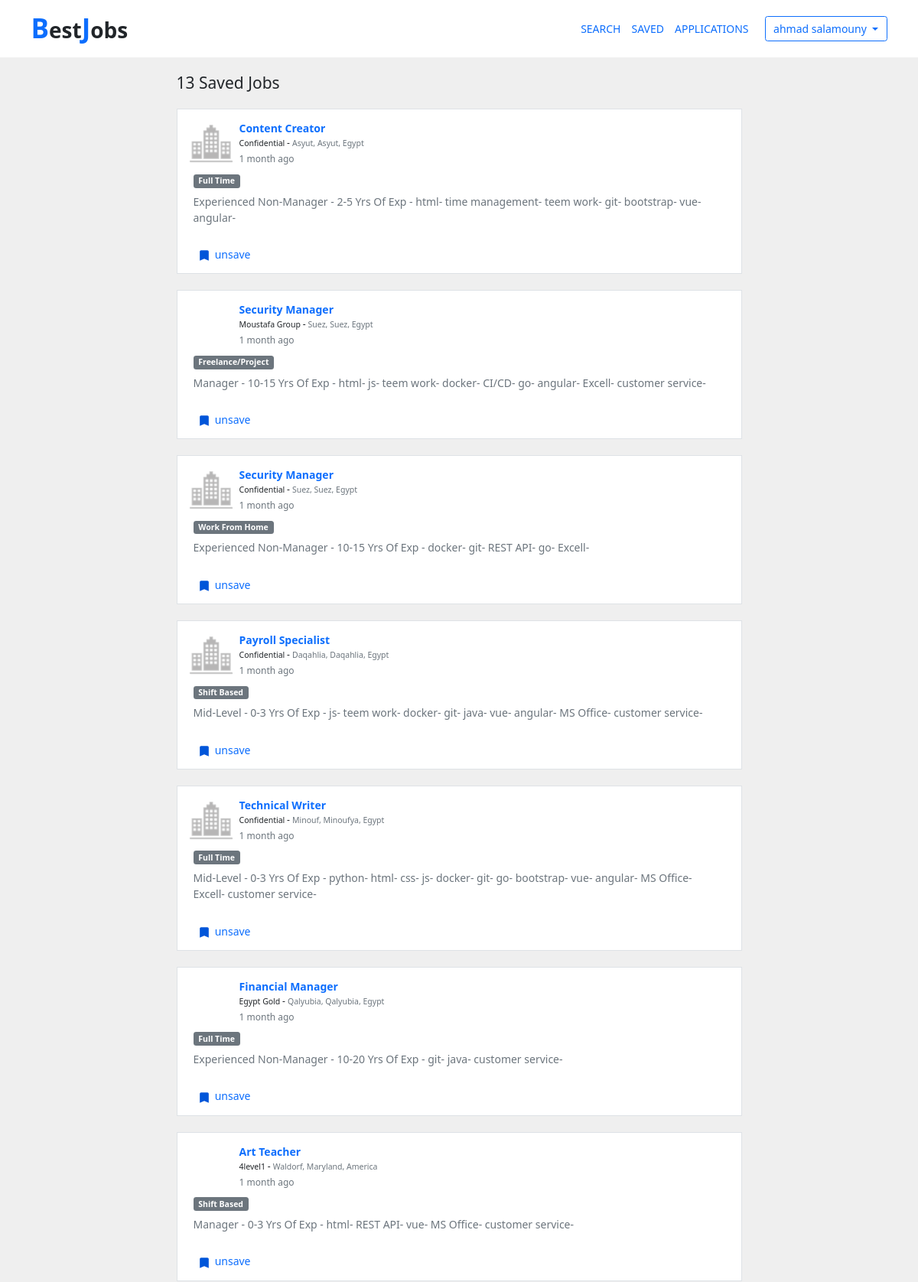
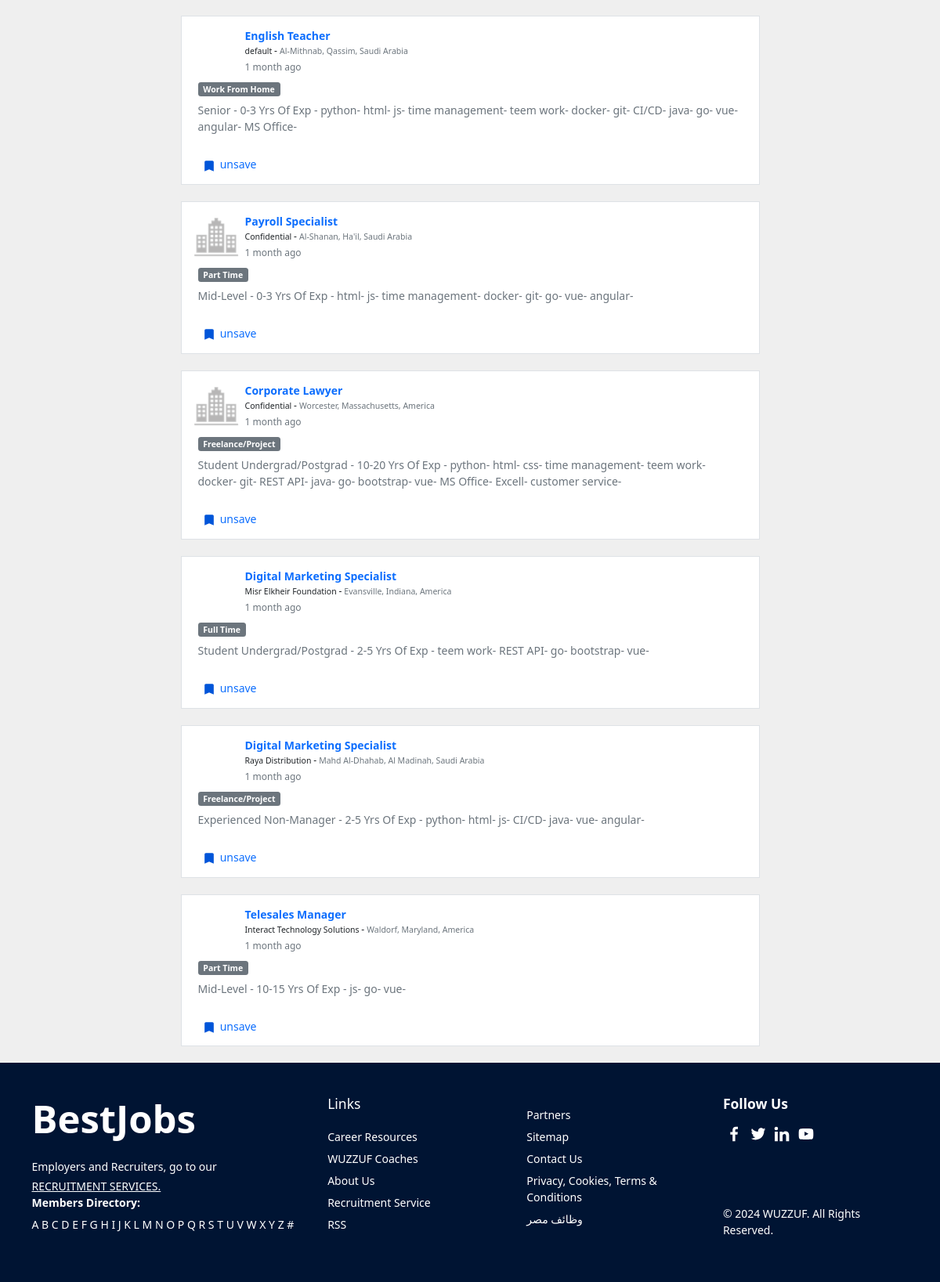
/saved/ (signed in), run on the app's committed database (2 pictures, top to bottom).
### accounts/models.py (models this page shows, shortened)
class UserBase(AbstractUser):
    class UserTypes(models.TextChoices):
        USER = 'USER', 'User'
        COMPANY = 'COMPANY', 'Company'
    base_type = UserTypes.USER
    type = models.CharField(_('Type'), max_length=7, choices=UserTypes.choices, default=base_type)
    username = None
    email = models.EmailField(_('email address'), unique=True)
    USERNAME_FIELD = 'email'
    REQUIRED_FIELDS = ('first_name', 'last_name', )
    objects = CustomUserManager()
    @property
    def is_user(self):
        return self.type == UserBase.UserTypes.USER

class CompanyInfo(models.Model):
    company = models.OneToOneField('Company', on_delete=models.CASCADE)
    name = models.CharField(max_length=150)
    slug = models.SlugField(unique=True, allow_unicode=True, editable=False)
    description = models.TextField(max_length=1000, blank=True, null=True)
    foundation_year = models.PositiveSmallIntegerField(
        validators=[MinValueValidator(1000), MaxValueValidator(datetime.now().year + 1)])
    logo = models.ImageField(upload_to='company-logo', default='company-logo/default.png')
    cover = models.ImageField(upload_to='company-cover', blank=True, null=True)
    city = models.ForeignKey(City, on_delete=models.PROTECT)
    size = models.PositiveIntegerField(validators=[MinValueValidator(1)])
    industry = models.ForeignKey(Industry, on_delete=models.PROTECT, related_name='companies')
    @property
    def location(self):
        return f'{self.city}, {self.city.state}, {self.city.state.country}'

### jobs/models.py (models this page shows, shortened)
class Job(models.Model):
    company = models.ForeignKey(Company, on_delete=models.CASCADE, related_name='jobs')
    title = models.CharField(max_length=155)
    slug = models.SlugField(unique=True, allow_unicode=True, editable=False)
    _JOB_TYPES = (
        ('FULL_TIME', 'Full Time'),
        ('PART_TIME', 'Part Time'),
        ('FREELANCE_PROJECT', 'Freelance/Project'),
        ('SHIFT_BASED', 'Shift Based'),
        ('WORK_FROM_HOME', 'Work From Home'),
        ('VOLUNTEERING', 'Volunteering'),
    )
    type = models.CharField(max_length=155, choices=_JOB_TYPES)
    industry = models.ForeignKey(Industry, on_delete=models.PROTECT, related_name='jobs')
    city = models.ForeignKey(City, on_delete=models.PROTECT, related_name='jobs')
    _CAREER_LEVELS = (
        ('EXPERIENCED', 'Experienced Non-Manager'),
        ('MANAGER', 'Manager'),
        ('SENIOR', 'Senior'),
        ('MID_LEVEL', 'Mid-Level'),
        ('ENTRY_LEVEL', 'Entry-Level Junior/Fresh-Grad'),
        ('STUDENT', 'Student Undergrad/Postgrad'),
    )
    career_level = models.CharField(max_length=155, choices=_CAREER_LEVELS)
    min_years_of_experience = models.PositiveSmallIntegerField()
    max_years_of_experience = models.PositiveSmallIntegerField()
    salary_min = models.PositiveIntegerField()
    salary_max = models.PositiveIntegerField()
    show_salary = models.BooleanField(default=True)
    salary_additional_details = models.TextField(max_length=200, blank=True, null=True)
    num_of_vacancies = models.PositiveSmallIntegerField(validators=[MinValueValidator(1)], default=1)
    description = models.TextField(max_length=1000)
    requirements = models.TextField(max_length=1000)
    what_we_offer = models.TextField(max_length=1000, blank=True, null=True)
    skills = models.ManyToManyField(Skill, related_name='jobs')
    questions = models.ManyToManyField(JobQuestion, related_name='jobs')
    savers = models.ManyToManyField(User, related_name='saved_jobs', through='UserSavedJobs')
    keep_company_confidential = models.BooleanField(default=False)
    is_available = models.BooleanField(default=True)
    created_at = models.DateTimeField(auto_now_add=True)
    last_update_at = models.DateTimeField(auto_now=True)
    class Meta:
        ordering = ('-created_at',)
        indexes = [
            models.Index(fields=['company'], name='job_company_index'),
            models.Index(fields=['city'], name='job_city_index')
        ]
    @property
    def get_job_type_str(self):
        for type in self._JOB_TYPES:
            if type[0] == self.type:
                return type[1]
        return self.type
    @property
    def get_career_level_str(self):
        for level in self._CAREER_LEVELS:
            if level[0] == self.career_level:
                return level[1]
        return self.career_level

class Skill(models.Model):
    name = models.CharField(max_length=155)
    def __str__(self) -> str:
        return self.name

### locations/models.py (models this page shows)
class City(models.Model):
    name = models.CharField(max_length=128)
    state = models.ForeignKey(State, on_delete=models.CASCADE, related_name='cities')
    order = models.SmallIntegerField(default=0)
    class Meta:
        verbose_name_plural = 'Cities'
        ordering = ('order',)
        constraints = [
            models.UniqueConstraint(
                fields=['state', 'name'], name='no_repeated_cities_for_state')
        ]
    def __str__(self):
        return self.name

class State(models.Model):
    name = models.CharField(max_length=128)
    country = models.ForeignKey(Country, on_delete=models.CASCADE, related_name='states')
    order = models.SmallIntegerField(default=0)
    class Meta:
        ordering = ('order',)
        constraints = [
            models.UniqueConstraint(
                fields=['country', 'name'], name='no_repeated_states_for_country')
        ]
    def __str__(self):
        return self.name

class Country(models.Model):
    code = models.CharField(max_length=2, primary_key=True)
    name = models.CharField(max_length=63)
    lang = models.CharField(max_length=2)
    currency = models.CharField(max_length=31)
    dailing_code = models.CharField(max_length=7)
    phone_max_length = models.PositiveSmallIntegerField(default=0)
    created_at = models.DateTimeField(auto_now_add=True)
    updated_at = models.DateTimeField(auto_now=True)
    class Meta:
        verbose_name_plural = 'Countries'
        ordering = ('created_at', )
    def __str__(self):
        return self.name

### jobs/views.py (the view, shortened to what this page needs)
# urls.py: path('saved/', saved, name='saved_jobs'),
@login_required
def saved(request):
    user = request.user
    if user.is_user:
        u = get_object_or_404(User, pk=user.id)
        if request.method == 'GET':
            context = {'jobs': u.saved_jobs.all()}
            return render(request, template_name='jobs/user_saved_jobs.html', context=context)
        else:
            return HttpResponse('Method Not Allowed')
    return HttpResponse('Page Not Found', status=404)

### accounts/models.py (called while the page is built)
    def get_queryset(self, *args, **kwargs):
        return super().get_queryset(*args, **kwargs).filter(type=UserBase.UserTypes.USER)

    @property
    def data(self):
        return self.companyinfo

### jobs/templatetags/time_ago.py (called while the page is built)
@register.filter(expects_localtime=True)
def timeago(value, arg=None):
    try:
        tzinfo = getattr(value, 'tzinfo', None)
    except AttributeError:
        return value
    except ValueError:
        return value
    res = naturaltime(value)
    comma_idx = res.find(',')
    return res[:comma_idx] + res[res.find(' ago'):] if comma_idx != -1 else res

@register.filter(expects_localtime=True)
def weekpassed(value, arg=None):
    try:
        tzinfo = getattr(value, 'tzinfo', None)
    except AttributeError:
        return value
    except ValueError:
        return value
    today = datetime.now(tzinfo)
    delta = today - value
    return delta.days > 6

### jobs/templates/jobs/user_saved_jobs.html (shortened to what this page needs)
{% extends './layout.html' %}
{% load static %}
{% load humanize %}
{% load time_ago %}
{% block inner_content %}
<div class="container mt-4 min-vh-100">
    <div class="row">
        <div class="col-sm-12 col-lg-8 m-auto">
            <h2 class="text-capitalize fs-4 mb-4"><span id="jobs-count">{{jobs.count}}</span> saved jobs</h2>
            <div class="my-3">
                {% for job in jobs %}
                <div id="job-{{job.id}}" class="bg-white my-4 border position-relative">
                    {% include './components/job_card.html' with job=job full=True %}
                    <div class="actions px-3 py-2 d-flex align-items-center">
                        <button onclick="unsave('{{job.id}}')" class="btn text-primary">
                            <span>
                                <i size="20">
                                    <svg width="20" height="20" preserveAspectRatio="none" viewBox="0 0 24 24">
                                        <path fill="#0055D9" d="M7 4c-1.1 0-2 .9-2 2v14l7-3 7 3V6c0-1.1-.9-2-2-2H7z"></path>
                                    </svg>
                                </i>
                            </span>
                            unsave
                        </button>
                </div>
                </div>
                {% endfor %}
            </div>
        </div>
    </div>
</div>
{% endblock inner_content %}

### jobs/templates/jobs/components/header.html (shortened to what this page needs)
<nav class="navbar navbar-expand-xl navbar-transparent bg-transparent">
    <div class="container flex justify-content-between align-items-center">
        {% include './logo.html' %}
        <div class="collapse navbar-collapse" id="navbarNav">
            <ul class="navbar-nav ms-auto align-items-center">
                {% if user.is_authenticated %}
                <li class="nav-item mx-2 text-uppercase text-dark"><a class="text-decoration-none" href="{% url 'search_jobs' %}" target="_blank" rel="noopener noreferrer">search</a></li>
                <li class="nav-item mx-2 text-uppercase text-dark"><a class="text-decoration-none" href="{% url 'saved_jobs' %}" target="_blank" rel="noopener noreferrer">saved</a></li>
                <li class="nav-item mx-2 me-4 text-uppercase text-dark"><a class="text-decoration-none" href="{% url 'user_applications' %}" target="_blank" rel="noopener noreferrer">applications</a></li>
                <li class="nav-item">
                    <div class="btn-group">
                        <button type="button" class="btn btn-outline-primary dropdown-toggle" data-bs-toggle="dropdown"
                            aria-expanded="false">
                            {{ user.get_full_name }}
                        </button>
                    </div>
                </li>
                {% endif %}
            </ul>
        </div>
    </div>
</nav>

### jobs/templates/jobs/components/job_card.html
{% load humanize %}
{% load time_ago %}
{% load static %}
<div class="card bg-white p-3 border-0">
    <div class="row g-0">
      <div class="d-flex">
        <a href="{% url 'company_detail' slug=job.company.data.slug %}" target="_blank">
          <div style="width: 60px; height: 60px; background-image: url('{% if job.keep_company_confidential %} {% static 'images/company.png' %} {% else %} {{job.company.data.logo.url}} {% endif %}'); background-repeat: no-repeat; background-position: center; background-size: contain;">
          </div>
        </a>
        <div class="ms-2">
          <a href="{% url 'job_detail' slug=job.slug %}" class="card-title fw-bold fs-6 text-decoration-none">{{job.title}}</a>
          <p class="m-0" style="font-size: 12px; font-weight: 500;">
              <small>
                {% if job.keep_company_confidential %}
                  {{'Confidential'}}
                {% else %}
                  <a class="text-dark text-decoration-none" href="{% url 'company_detail' slug=job.company.data.slug %}" target="_blank">{{job.company.data.name}}</a>
                {% endif %}
              </small> - <small class="text-muted">{{ job.company.data.location }}</small>
          </p>
          <span class="{% if job.created_at|weekpassed %} text-muted {% else %} text-success {% endif %}" style="font-size: 12px; font-weight: 400;">{{ job.created_at|timeago }}</span>
        </div>
      </div>
      {% if full %}
        <div>
          <div class="card-body px-2 mt-2 py-0">
            <span class="badge bg-secondary">{{ job.get_job_type_str }}</span>
            <p class="card-text mt-2 text-secondary" style="font-size: 14px; font-weight: 500;">
              {{ job.get_career_level_str }} - <span class="text-capitalize">{{ job.min_years_of_experience }}-{{ job.max_years_of_experience }} yrs of exp</span> -
              {% for skill in job.skills.all %}
                  {{skill}}-
              {% endfor %}
            </p>
          </div>
        </div>
      {% endif %}
    </div>
  </div>

### static/css/style.css (style rules this page uses)
:root { --icon-button-size: 40px; }
html, body { width: 100%; height: 100%; background-color: #efefef; font-size: 14px; }

### data on the page
UserBase: get_full_name "ahmad salamouny"
Job: title "Content Creator", value "Confidential", company.data.location "Asyut, Asyut, Egypt", created_at "1 month ago", get_job_type_str "Full Time", get_career_level_str "Experienced Non-Manager", min_years_of_experience "2", max_years_of_experience "5"
Skill: name "html"
Skill: name "time management"
Skill: name "teem work"
Skill: name "git"
Skill: name "bootstrap"
Skill: name "vue"
Skill: name "angular"
Job: title "Security Manager", company.data.name "Moustafa Group", company.data.location "Suez, Suez, Egypt", created_at "1 month ago", get_job_type_str "Freelance/Project", get_career_level_str "Manager", min_years_of_experience "10", max_years_of_experience "15"
Skill: name "js"
Skill: name "docker"
Skill: name "CI/CD"
Skill: name "go"
Skill: name "Excell"
Skill: name "customer service"
Job: title "Security Manager", value "Confidential", company.data.location "Suez, Suez, Egypt", created_at "1 month ago", get_job_type_str "Work From Home", get_career_level_str "Experienced Non-Manager", min_years_of_experience "10", max_years_of_experience "15"
Skill: name "REST API"
Job: title "Payroll Specialist", value "Confidential", company.data.location "Daqahlia, Daqahlia, Egypt", created_at "1 month ago", get_job_type_str "Shift Based", get_career_level_str "Mid-Level", min_years_of_experience "0", max_years_of_experience "3"
Skill: name "java"
Skill: name "MS Office"
Job: title "Technical Writer", value "Confidential", company.data.location "Minouf, Minoufya, Egypt", created_at "1 month ago", get_job_type_str "Full Time", get_career_level_str "Mid-Level", min_years_of_experience "0", max_years_of_experience "3"
Skill: name "python"
Skill: name "css"
Job: title "Financial Manager", company.data.name "Egypt Gold", company.data.location "Qalyubia, Qalyubia, Egypt", created_at "1 month ago", get_job_type_str "Full Time", get_career_level_str "Experienced Non-Manager", min_years_of_experience "10", max_years_of_experience "20"
Job: title "Art Teacher", company.data.name "4level1", company.data.location "Waldorf, Maryland, America", created_at "1 month ago", get_job_type_str "Shift Based", get_career_level_str "Manager", min_years_of_experience "0", max_years_of_experience "3"
Job: title "English Teacher", company.data.name "default", company.data.location "Al-Mithnab, Qassim, Saudi Arabia", created_at "1 month ago", get_job_type_str "Work From Home", get_career_level_str "Senior", min_years_of_experience "0", max_years_of_experience "3"
Job: title "Payroll Specialist", value "Confidential", company.data.location "Al-Shanan, Ha'il, Saudi Arabia", created_at "1 month ago", get_job_type_str "Part Time", get_career_level_str "Mid-Level", min_years_of_experience "0", max_years_of_experience "3"
Job: title "Corporate Lawyer", value "Confidential", company.data.location "Worcester, Massachusetts, America", created_at "1 month ago", get_job_type_str "Freelance/Project", get_career_level_str "Student Undergrad/Postgrad", min_years_of_experience "10", max_years_of_experience "20"
Job: title "Digital Marketing Specialist", company.data.name "Misr Elkheir Foundation", company.data.location "Evansville, Indiana, America", created_at "1 month ago", get_job_type_str "Full Time", get_career_level_str "Student Undergrad/Postgrad", min_years_of_experience "2", max_years_of_experience "5"
Job: title "Digital Marketing Specialist", company.data.name "Raya Distribution", company.data.location "Mahd Al-Dhahab, Al Madinah, Saudi Arabia", created_at "1 month ago", get_job_type_str "Freelance/Project", get_career_level_str "Experienced Non-Manager", min_years_of_experience "2", max_years_of_experience "5"
Job: title "Telesales Manager", company.data.name "Interact Technology Solutions", company.data.location "Waldorf, Maryland, America", created_at "1 month ago", get_job_type_str "Part Time", get_career_level_str "Mid-Level", min_years_of_experience "10", max_years_of_experience "15"

### other printed values
{{ jobs.count }} "13"
